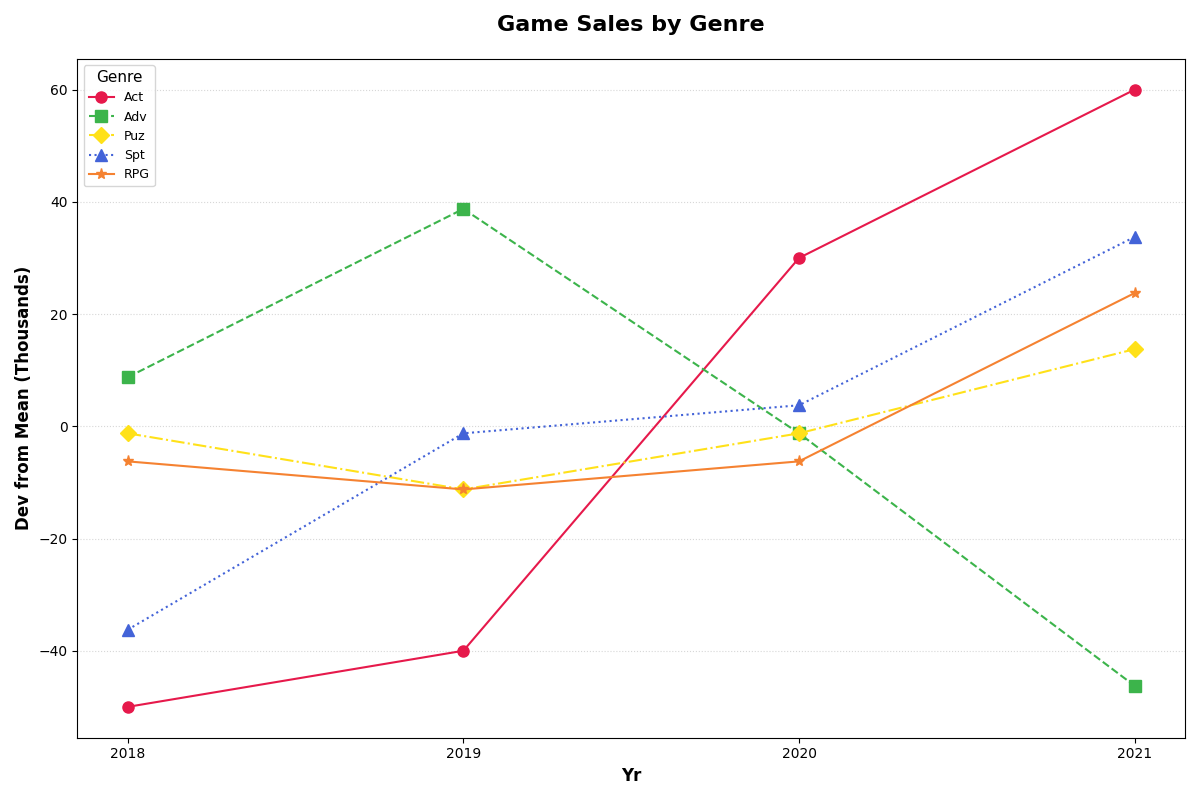

Python code for this plot:
import matplotlib.pyplot as plt
import numpy as np

years = ['2018', '2019', '2020', '2021']
genres = ['Act', 'Adv', 'Puz', 'Spt', 'RPG']

units_sold = {
    'Act': [120, 130, 200, 230],
    'Adv': [150, 180, 140, 95],
    'Puz': [110, 100, 110, 125],
    'Spt': [80, 115, 120, 150],
    'RPG': [90, 85, 90, 120]
}

# Changed the color set to a new one
new_colors = ['#e6194b', '#3cb44b', '#ffe119', '#4363d8', '#f58231']
linestyles = ['-', '--', '-.', ':', '-']
markers = ['o', 's', 'D', '^', '*']

fig, ax = plt.subplots(figsize=(12, 8))

for i, (genre, values) in enumerate(units_sold.items()):
    adjusted_values = np.array(values) - np.mean(values)
    ax.plot(years, adjusted_values, label=genre, color=new_colors[i],
            linestyle=linestyles[i], marker=markers[i], markersize=8)

ax.set_xlabel('Yr', fontsize=12, weight='bold')
ax.set_ylabel('Dev from Mean (Thousands)', fontsize=12, weight='bold')
ax.set_title('Game Sales by Genre', fontsize=16, weight='bold', pad=20)

ax.legend(title='Genre', fontsize=9, title_fontsize='11', loc='upper left')
ax.grid(axis='y', linestyle=':', alpha=0.5)

plt.tight_layout()
plt.show()
